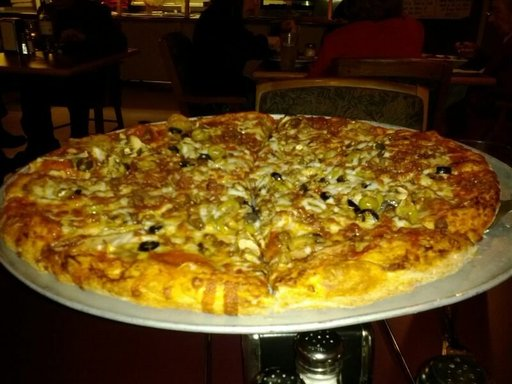
#> input picture daftar_makanan/test/pizza/1152100.jpg, 512 x 384 px
$ python visualisasi_deteksi.py
#> lines starting #> are read from the running program, lines starting #| are printed output that depends on the picture
import cv2
import matplotlib.pyplot as plt
import numpy as np
import os

# =====================================================================
# VARIABEL PATH GAMBAR (Silakan ganti dengan file gambar Anda)
# =====================================================================
IMAGE_PATH = 'daftar_makanan/test/pizza/1152100.jpg'

def main():
    # 1. Validasi keberadaan file gambar
    if not os.path.exists(IMAGE_PATH):
        print(f"Error: File gambar '{IMAGE_PATH}' tidak ditemukan!")
        print("Pastikan file tersebut ada, atau ubah variabel IMAGE_PATH di atas.")
        return

    # 2. Membaca gambar menggunakan OpenCV (format bawaan BGR)
    img_bgr = cv2.imread(IMAGE_PATH)
#> img_bgr is the input picture: shape (384, 512, 3); mean B, G, R 22.4, 64.3, 89.1
    if img_bgr is None:
        print(f"Error: Gagal memuat file gambar dari '{IMAGE_PATH}'.")
        return

    # 3. Salin citra asli untuk membuat citra "After"
    img_after_bgr = img_bgr.copy()
    h, w, c = img_after_bgr.shape
#> h = 384; w = 512; c = 3

    # Tentukan area tengah gambar (bounding box) berukuran 50% dari lebar & tinggi
    x1, y1 = int(w * 0.25), int(h * 0.25)
#> x1 = 128; y1 = 96
    x2, y2 = int(w * 0.75), int(h * 0.75)
#> x2 = 384; y2 = 288

    # Warna hijau di BGR untuk OpenCV: (Blue=0, Green=255, Red=0)
    color_green_bgr = (0, 255, 0)

    # Ketebalan garis dan font yang adaptif terhadap dimensi gambar
    thickness = max(2, int(min(w, h) * 0.008))
#> thickness = 3
    font_scale = max(0.5, min(w, h) * 0.002)
#> font_scale = 0.768
    font_thickness = max(1, int(thickness * 0.6))
#> font_thickness = 1

    # Gambar kotak pembatas hijau
    cv2.rectangle(img_after_bgr, (x1, y1), (x2, y2), color_green_bgr, thickness)

    # Menentukan teks label simulasi deteksi
    # Jika nama folder induk adalah kelas makanan, gunakan sebagai label. Default: "PIZZA"
    label_text = "PIZZA"
    parent_folder = os.path.basename(os.path.dirname(IMAGE_PATH)).upper()
    if parent_folder in ["PIZZA", "STEAK", "SUSHI"]:
        label_text = parent_folder

    # Posisi teks tepat di atas kotak hijau (y1)
    text_y = y1 - 10 if y1 - 10 > 15 else y1 + 25
#> text_y = 86

    # Warna putih di BGR untuk OpenCV: (255, 255, 255)
    color_white_bgr = (255, 255, 255)

    # Menambahkan teks label putih di atas kotak hijau
    cv2.putText(img_after_bgr, label_text, (x1, text_y),
                cv2.FONT_HERSHEY_SIMPLEX, font_scale, color_white_bgr,
                font_thickness, cv2.LINE_AA)
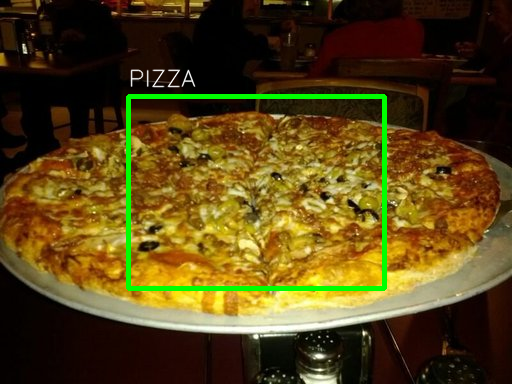
#> img_after_bgr: shape (384, 512, 3); mean B, G, R 22.2, 68.1, 86.4

    # 4. Konversi format warna dari BGR ke RGB untuk Matplotlib
    img_before_rgb = cv2.cvtColor(img_bgr, cv2.COLOR_BGR2RGB)
    img_after_rgb = cv2.cvtColor(img_after_bgr, cv2.COLOR_BGR2RGB)

    # 5. Visualisasi Berdampingan (Side-by-Side) dengan Subplot Matplotlib
    fig, axes = plt.subplots(1, 2, figsize=(12, 6))

    # Subplot Kiri: Before (Citra Input)
    axes[0].imshow(img_before_rgb)
    axes[0].set_title("Before (Citra Input)", fontsize=14, fontweight='bold', pad=12)
    axes[0].axis('off')  # Sembunyikan koordinat dan garis tepi

    # Subplot Ranan: After (Hasil Deteksi)
    axes[1].imshow(img_after_rgb)
    axes[1].set_title("After (Hasil Deteksi)", fontsize=14, fontweight='bold', pad=12)
    axes[1].axis('off')  # Sembunyikan koordinat dan garis tepi

    # Tampilkan layout yang rapi
    plt.tight_layout()
    plt.show()
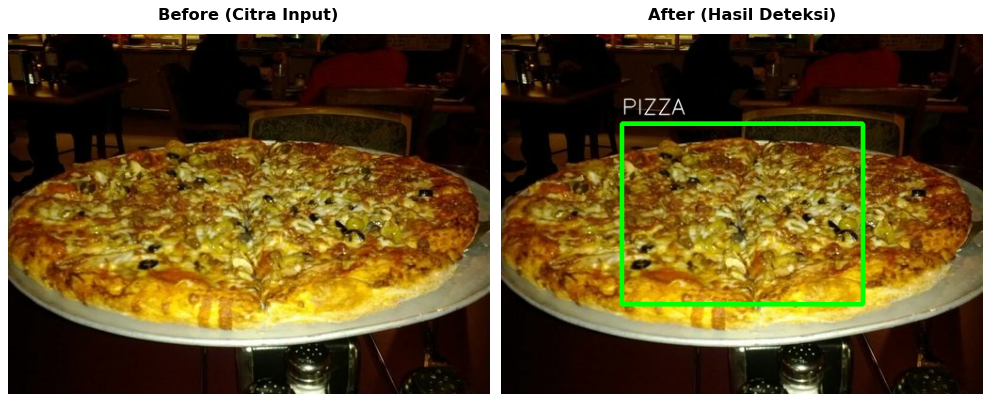
#> figure drawn by matplotlib, 2 panels

if __name__ == '__main__':
    main()

$ run again, with daftar_makanan/test/pizza/1503858.jpg copied over daftar_makanan/test/pizza/1152100.jpg
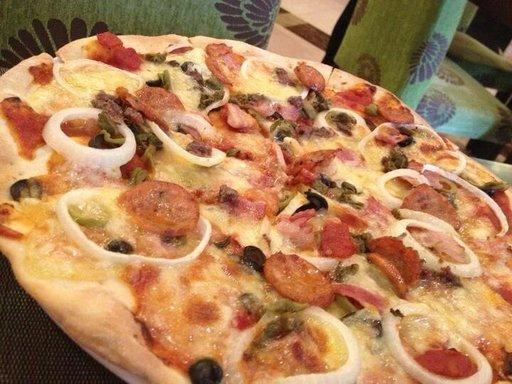
#> input picture daftar_makanan/test/pizza/1503858.jpg, 512 x 384 px
#> in main, img_bgr is the input picture: shape (384, 512, 3); mean B, G, R 87.2, 127.8, 174.5
#> in main, `cv2.putText(img_after_bgr, label_text, (x1, text_y), cv2.FONT_HERSHEY_..`:
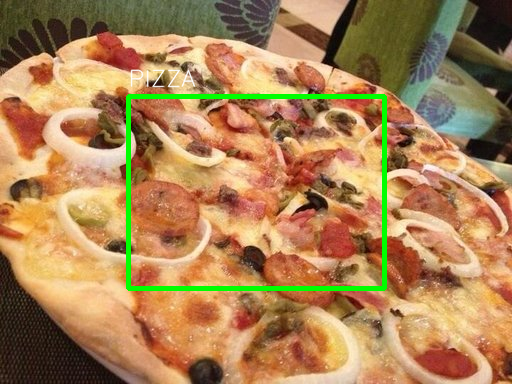
#> img_after_bgr: shape (384, 512, 3); mean B, G, R 85.4, 130.8, 170.2
#> in main, `plt.show()`:
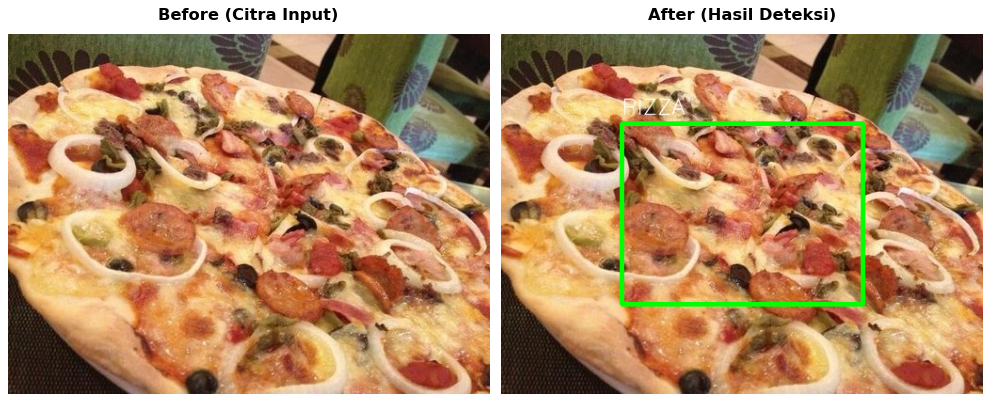
#> figure drawn by matplotlib, 2 panels

$ run again, with daftar_makanan/test/pizza/1687143.jpg copied over daftar_makanan/test/pizza/1152100.jpg
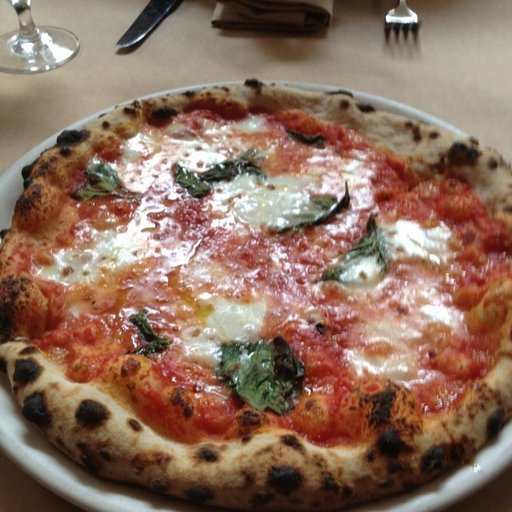
#> input picture daftar_makanan/test/pizza/1687143.jpg, 512 x 512 px
#> in main, img_bgr is the input picture: shape (512, 512, 3); mean B, G, R 94.6, 111.5, 141.2
#> in main, `cv2.putText(img_after_bgr, label_text, (x1, text_y), cv2.FONT_HERSHEY_..`:
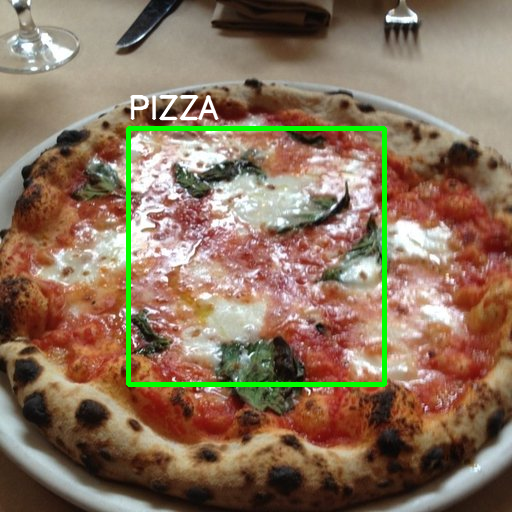
#> img_after_bgr: shape (512, 512, 3); mean B, G, R 93.3, 114.8, 138.6
#> in main, `plt.show()`:
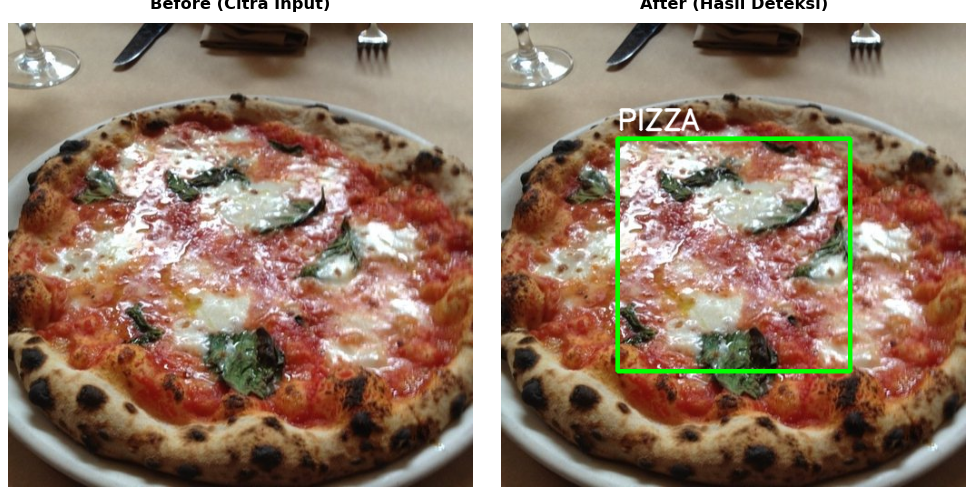
#> figure drawn by matplotlib, 2 panels

$ run again, with daftar_makanan/test/pizza/1925494.jpg copied over daftar_makanan/test/pizza/1152100.jpg
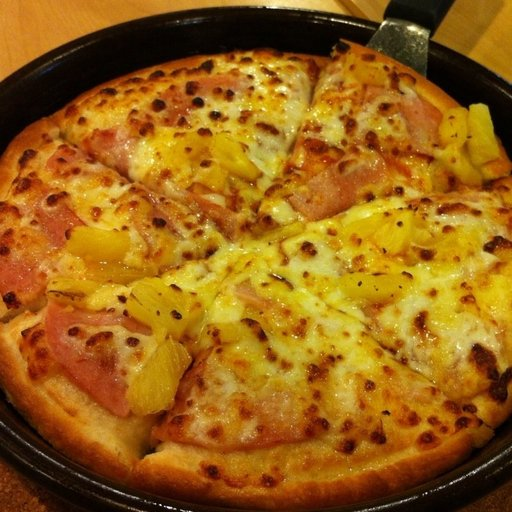
#> input picture daftar_makanan/test/pizza/1925494.jpg, 512 x 512 px
#> in main, img_bgr is the input picture: shape (512, 512, 3); mean B, G, R 20.8, 98, 151.4
#> in main, `cv2.putText(img_after_bgr, label_text, (x1, text_y), cv2.FONT_HERSHEY_..`:
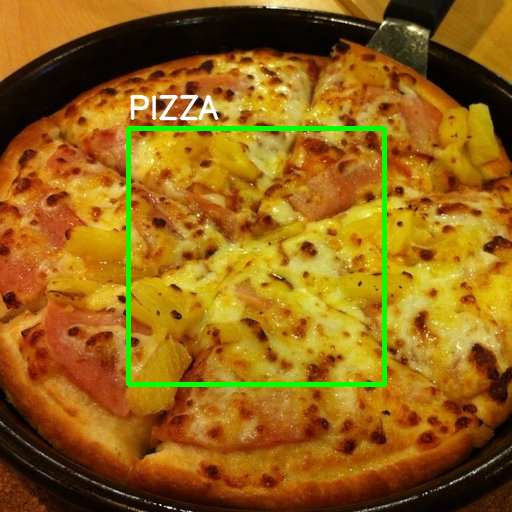
#> img_after_bgr: shape (512, 512, 3); mean B, G, R 21, 101, 148.1
#> in main, `plt.show()`:
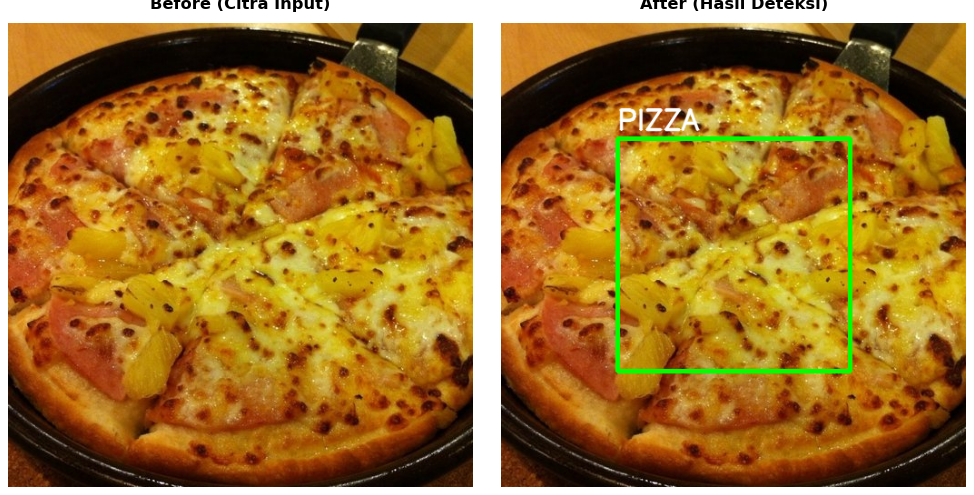
#> figure drawn by matplotlib, 2 panels
